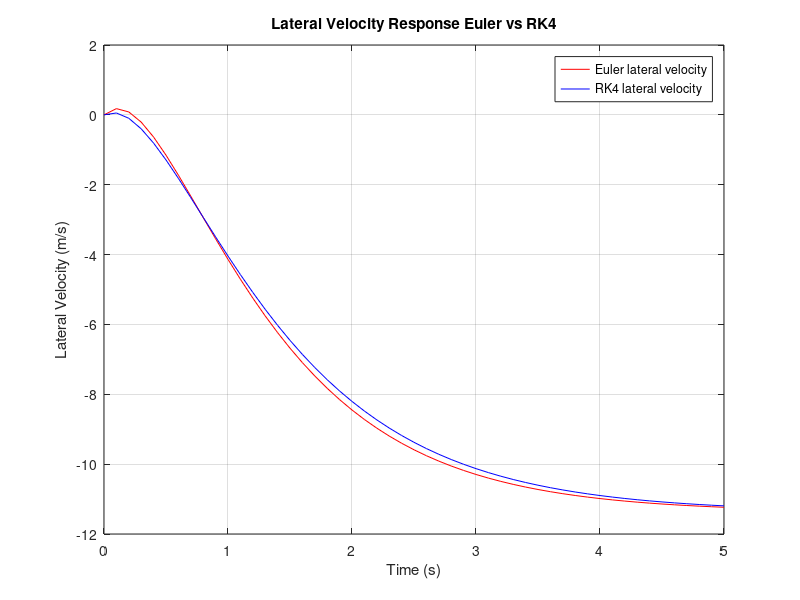
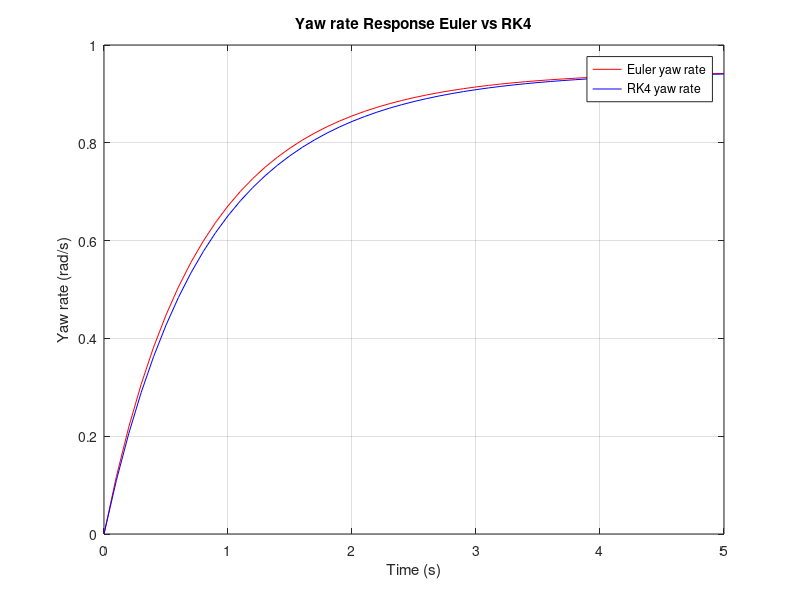
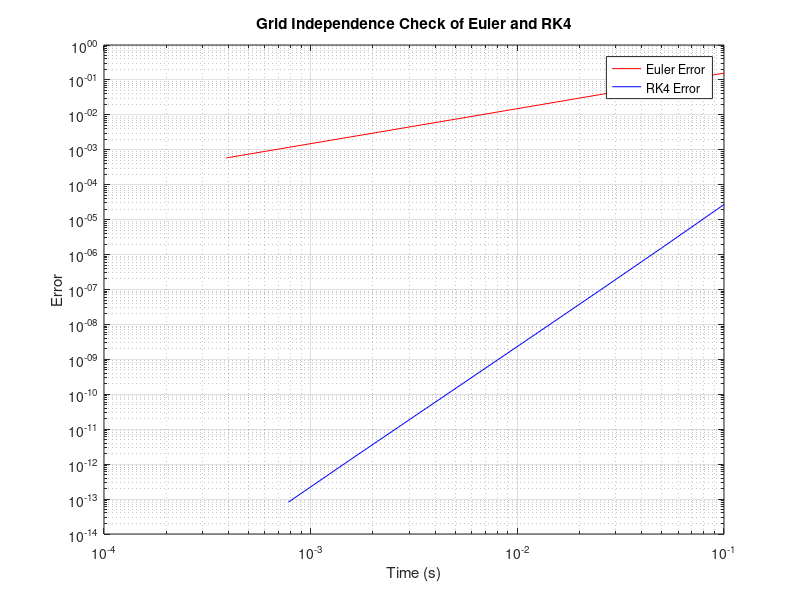

Here is the MATLAB script that generated these plots, in order:
clear; clc; close all;

% Vehicle Parameters
m = 1400;
a = 1.14;
b = 1.33;
Cf = 25000;
Cr = 21000;
Iz = 2420;
u = 75 * 1000 / 3600; 
delta = 0.1;

%A and B matrices setup
A = [-(Cf + Cr)/(m*u), (-a*Cf + b*Cr)/(m*u) - u; -(a*Cf - b*Cr)/(Iz*u), -(a^2*Cf + b^2*Cr)/(Iz*u)];
B = [Cf/m; a*Cf/Iz];

% Time setup
% Define the time step and create a time vector from 0 to 5
h = 0.1; 
t = 0:h:5;
% Get the number of time points
N = length(t);

% Initialize vectors: [v_y; psi]
x_euler = zeros(2, N);
x_rk4   = zeros(2, N);

%Euler Method
for n = 1:N-1
    x_euler(:,n+1) = x_euler(:,n) + h * (A * x_euler(:,n) + B * delta);
end

%RK4 Method 
for n = 1:N-1
    k1 = A * x_rk4(:,n) + B * delta;
    k2 = A * (x_rk4(:,n) + 0.5*h*k1) + B * delta;
    k3 = A * (x_rk4(:,n) + 0.5*h*k2) + B * delta;
    k4 = A * (x_rk4(:,n) + h*k3) + B * delta;
    x_rk4(:,n+1) = x_rk4(:,n) + (h/6)*(k1 + 2*k2 + 2*k3 + k4);
end

%Plot Lateral Velocity
figure;
plot(t, x_euler(1,:), 'r', 'DisplayName', 'Euler lateral velocity'); %Euler Plot
hold on;
plot(t, x_rk4(1,:), 'b', 'DisplayName', 'RK4 lateral velocity'); %RK4 Plot
xlabel('Time (s)');
ylabel('Lateral Velocity (m/s)');
title('Lateral Velocity Response Euler vs RK4');
legend; 
grid on;

% Plot Yaw Rate
figure;
plot(t, x_euler(2,:), 'r', 'DisplayName', 'Euler yaw rate');
hold on;
plot(t, x_rk4(2,:), 'b','DisplayName', 'RK4 yaw rate');
xlabel('Time (s)');
ylabel('Yaw rate (rad/s)');
title('Yaw rate Response Euler vs RK4');
legend;
grid on;

%Grid Independence Check

% Time intervals reduced by half each time 
dt_vec = [0.1, 0.05, 0.025, 0.0125, 0.00625, 0.003125, 0.0015625, 0.00078125, 0.000390625];  

%Obtain RK4 for smallest dt
dt_ref = dt_vec(end);
t_ref = 0:dt_ref:5;
N_ref = length(t_ref);
x_ref = zeros(2, N_ref);
x_ref(:,1) = [0; 0];

%Reference RK4 solution at smallest time interal 
for n = 1:N_ref-1
    k1 = A * x_ref(:,n) + B * delta;
    k2 = A * (x_ref(:,n) + 0.5*dt_ref*k1) + B * delta;
    k3 = A * (x_ref(:,n) + 0.5*dt_ref*k2) + B * delta;
    k4 = A * (x_ref(:,n) + dt_ref*k3) + B * delta;
    x_ref(:,n+1) = x_ref(:,n) + (dt_ref/6)*(k1 + 2*k2 + 2*k3 + k4);
end

% Initialize vectors  
euler_final = zeros(size(dt_vec));
rk4_final   = zeros(size(dt_vec));

% Loop through each time step and compute.
for i = 1:length(dt_vec)    
    % Set time step
    h = dt_vec(i);
    t = 0:h:5;

    % Get the number of time points
    N = length(t);
    
    x_ref_interp = [interp1(t_ref, x_ref(1,:), t); 
                    interp1(t_ref, x_ref(2,:), t)];

    %Initial Conditions
    x0 = [0; 0]; 

    % 2xN matrix for Euler method results
    x_euler = zeros(2, N);

    % Initial condition
    x_euler(:,1) = x0;

    %Euler Method 
    for n = 1:N-1
        x_euler(:,n+1) = x_euler(:,n) + h * (A * x_euler(:,n) + B * delta);
    end

    % 2xN matrix to store results for the RK4 method
    x_rk4 = zeros(2, N);

    % Initial condition
    x_rk4(:,1) = x0;


    % RK4 method
    for n = 1:N-1 

        % Calculate the intermediate slopes
        k1 = A * x_rk4(:,n) + B * delta;
        k2 = A * (x_rk4(:,n) + 0.5*h*k1) + B * delta;
        k3 = A * (x_rk4(:,n) + 0.5*h*k2) + B * delta;
        k4 = A * (x_rk4(:,n) + h*k3) + B * delta;
        
        % Update the weighted average of the slopes
        x_rk4(:,n+1) = x_rk4(:,n) + (h/6)*(k1 + 2*k2 + 2*k3 + k4);
    end

    % L2 norm error across all time steps
    euler_err(i) = sqrt(sum(vecnorm(x_euler - x_ref_interp).^2) / N);
    rk4_err(i)   = sqrt(sum(vecnorm(x_rk4 - x_ref_interp).^2) / N);
end

% Grid Independence Log-log plot
figure;
loglog(dt_vec, euler_err, 'r', 'DisplayName', 'Euler Error');
hold on;
loglog(dt_vec, rk4_err, 'b', 'DisplayName', 'RK4 Error');
xlabel('Time (s)');
ylabel('Error');
title('Grid Independence Check of Euler and RK4');
legend;
grid on;